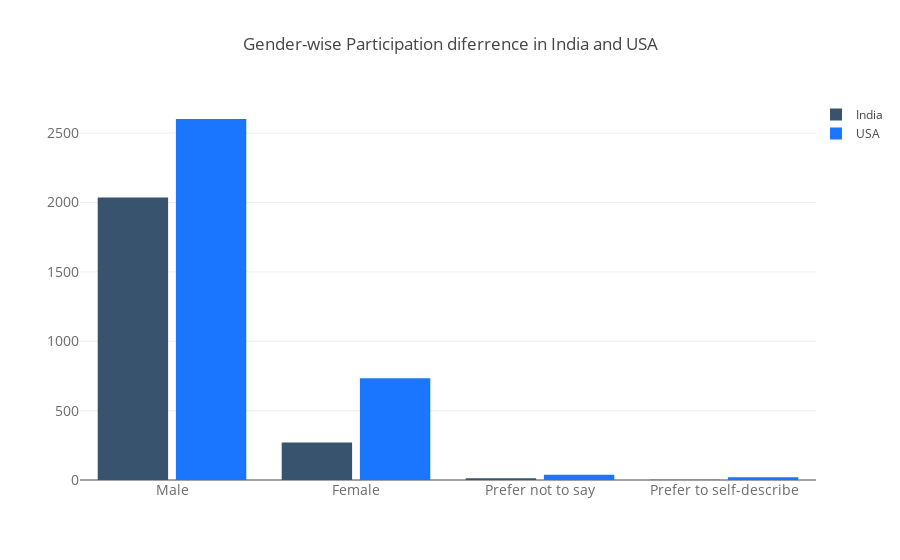

Here is the notebook cell this chart was saved with:
### Markdown cell above
There are more Male Indian participants and more Female American Participants.

Now, let's remove the respondents who have ***not disclosed their Annual Compensation*** and see if the graph remains the same .

### Code cell
df = df[~df.Q9.isnull()].copy()
not_disclosed = df[df.Q9 == 'I do not wish to disclose my approximate yearly compensation'].index
personal_data = df.drop(list(not_disclosed), axis=0)
personal_data['Q3']=personal_data['Q3'].replace(['United States of America'], 'USA')

india=personal_data[personal_data.Q3=="India"]
usa=personal_data[personal_data.Q3=="USA"]
c= pd.value_counts(india.Q1)
d = pd.DataFrame(data=c)
d.columns=['count']
d['count'] = pd.to_numeric(d['count'], errors='coerce')
e= pd.value_counts(usa.Q1)
f = pd.DataFrame(data=e)
f.columns=['count']
f['count'] = pd.to_numeric(f['count'], errors='coerce')

trace1 = go.Bar(
    x=d.index,
    y=d['count'],
    name='India',
    marker=dict(
        color='rgb(55, 83, 109)'
    )
)
trace2 = go.Bar(
    x=f.index,
    y=f['count'],
    name='USA',
    marker=dict(
        color='rgb(26, 118, 255)'
    )
)
data = [trace1, trace2]
layout = go.Layout(
    title='Gender-wise Participation diferrence in India and USA',
    xaxis=dict(
        tickfont=dict(
            size=14,
            color='rgb(107, 107, 107)'
        )
    ),
    yaxis=dict(
        title='',
        titlefont=dict(
            size=16,
            color='rgb(107, 107, 107)'
        ),
        tickfont=dict(
            size=14,
            color='rgb(107, 107, 107)'
        )
    ),
    legend=dict(
         x=1.0,
        y=1.0,
        bgcolor='rgba(255, 255, 255, 0)',
        bordercolor='rgba(255, 255, 255, 0)'
    ),
    barmode='group',
    bargap=0.15,
    bargroupgap=0.1
)

fig = go.Figure(data=data, layout=layout)
py.offline.iplot(fig, filename='style-bar')

### Figure 1 — Plotly figure (JSON) as saved in the notebook; plotly's stock layout.template omitted (floating-point values rounded to 4 significant figures)
{"data": [{"marker": {"color": "rgb(55, 83, 109)"}, "name": "India", "x": ["Male", "Female", "Prefer not to say", "Prefer to self-describe"], "y": [2037, 270, 12, 1], "type": "bar", "uid": "f607b4c2-f149-4e8a-a9ea-b7c3ff5987e2"}, {"marker": {"color": "rgb(26, 118, 255)"}, "name": "USA", "x": ["Male", "Female", "Prefer not to say", "Prefer to self-describe"], "y": [2602, 734, 38, 19], "type": "bar", "uid": "a0f1dbe1-ffca-4031-9299-65771b97d5a4"}], "layout": {"bargap": 0.15, "bargroupgap": 0.1, "barmode": "group", "legend": {"bgcolor": "rgba(255, 255, 255, 0)", "bordercolor": "rgba(255, 255, 255, 0)", "x": 1, "y": 1}, "title": "Gender-wise Participation diferrence in India and USA", "xaxis": {"tickfont": {"color": "rgb(107, 107, 107)", "size": 14}}, "yaxis": {"tickfont": {"color": "rgb(107, 107, 107)", "size": 14}, "title": "", "titlefont": {"color": "rgb(107, 107, 107)", "size": 16}}}}
